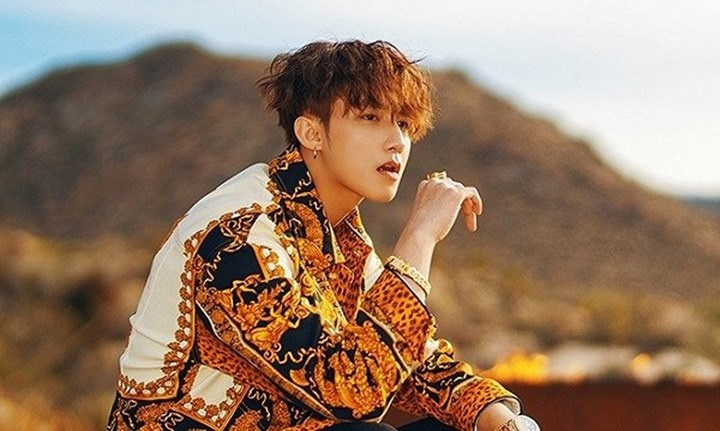
%> input picture MTP.jpg, 720 x 431 px
$ octave pci.m   (GNU Octave 9; MATLAB toolbox functions it lacks are replaced by stand-ins)
%> lines starting %> are read from the running program, lines starting %| are printed output that depends on the picture
clc; clear all; close all;
img = imread('C:\Users\ASUS\OneDrive\Documents\MATLAB\MTP.jpg');
%> img is the input picture: size 431x720x3 uint8; mean R, G, B 149.3, 121.6, 100.2
x = double(img);
c1 = 0.5; c2 = 0.8; c3 = 0.3; c4 = 0.6;
rx = x .* (1 + c1*sin(pi*x./255) + c2*(1-cos(2*pi*x./255)));
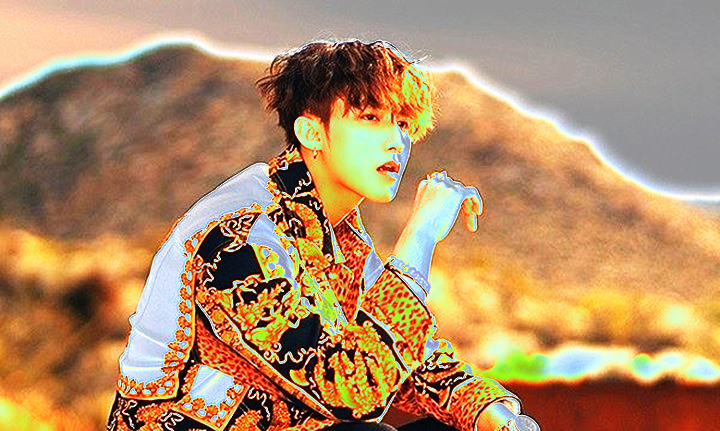
%> rx: size 431x720x3 double; mean R, G, B 317.9, 249.5, 178.9; drawn with min black and max white
gx = x .* (1 + c3*sin(pi*x./255) + c4*(1-cos(2*pi*x./255)));
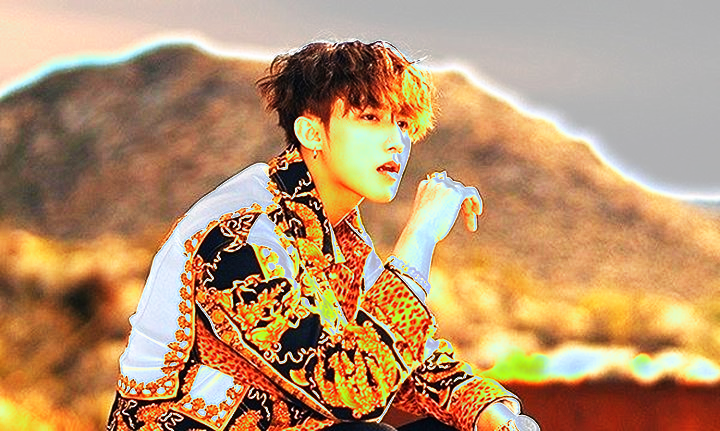
%> gx: size 431x720x3 double; mean R, G, B 268.7, 212.1, 155.5; drawn with min black and max white
bx = 3*x - rx - gx;
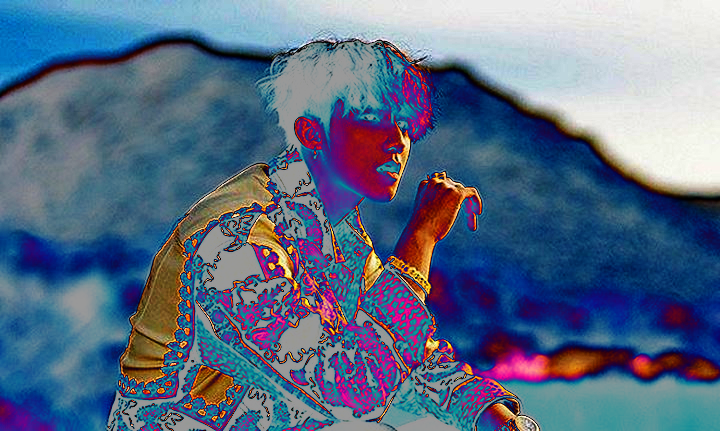
%> bx: size 431x720x3 double; mean R, G, B -138.6, -96.8, -33.8; drawn with min black and max white
rgb = mat2gray(cat(3, rx, gx, bx));
figure,imshow(rgb)
%> (this line was passed over: imshow is not available in this run)

$ run again, with l.jpg copied over MTP.jpg
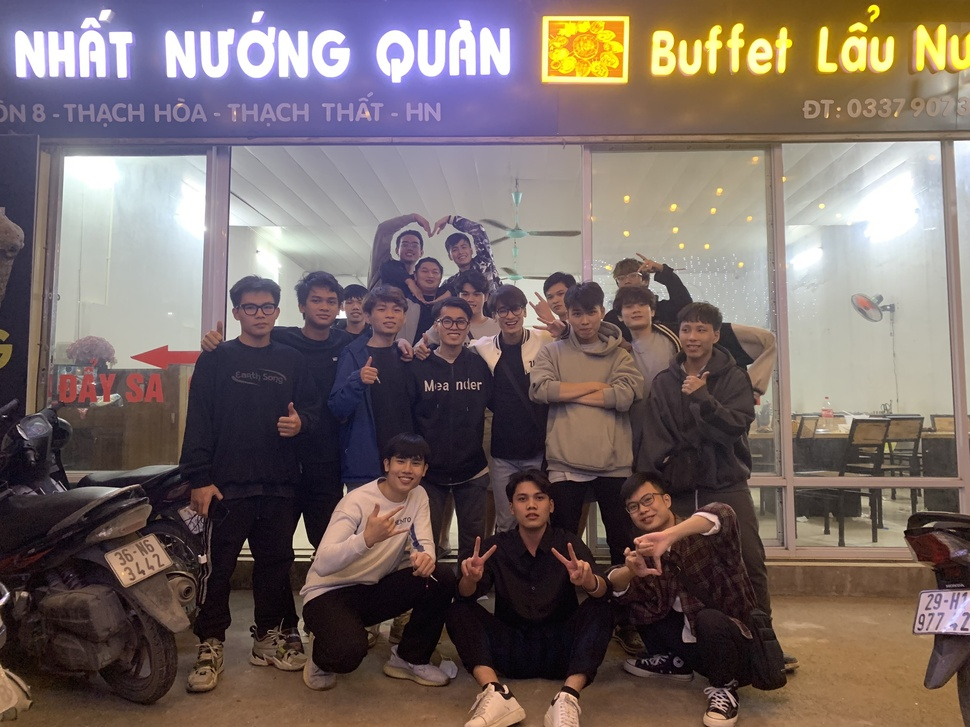
%> input picture l.jpg, 970 x 727 px, shrunk from 2568 x 1926 before the run
%> img is the input picture: size 727x970x3 uint8; mean R, G, B 118.1, 104.3, 101.4
%> `gx = x .* (1 + c3*sin(pi*x./255) + c4*(1-cos(2*pi*x./255)));`:
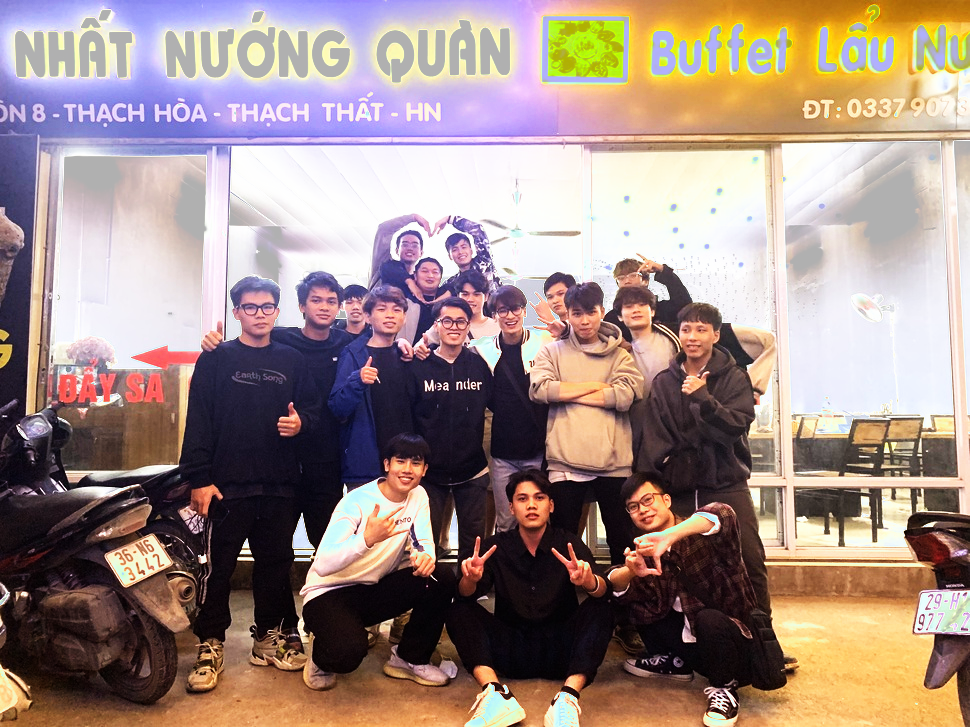
%> gx: size 727x970x3 double; mean R, G, B 232.2, 202.5, 192.7; drawn with min black and max white
%> `bx = 3*x - rx - gx;`:
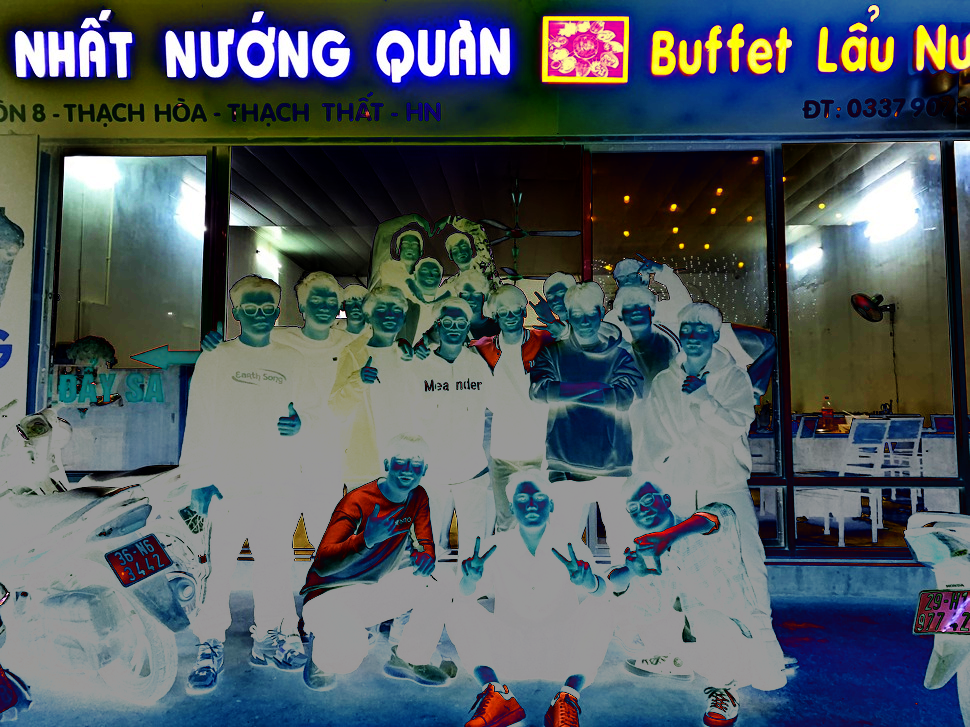
%> bx: size 727x970x3 double; mean R, G, B -156.6, -132.4, -118.5; drawn with min black and max white
